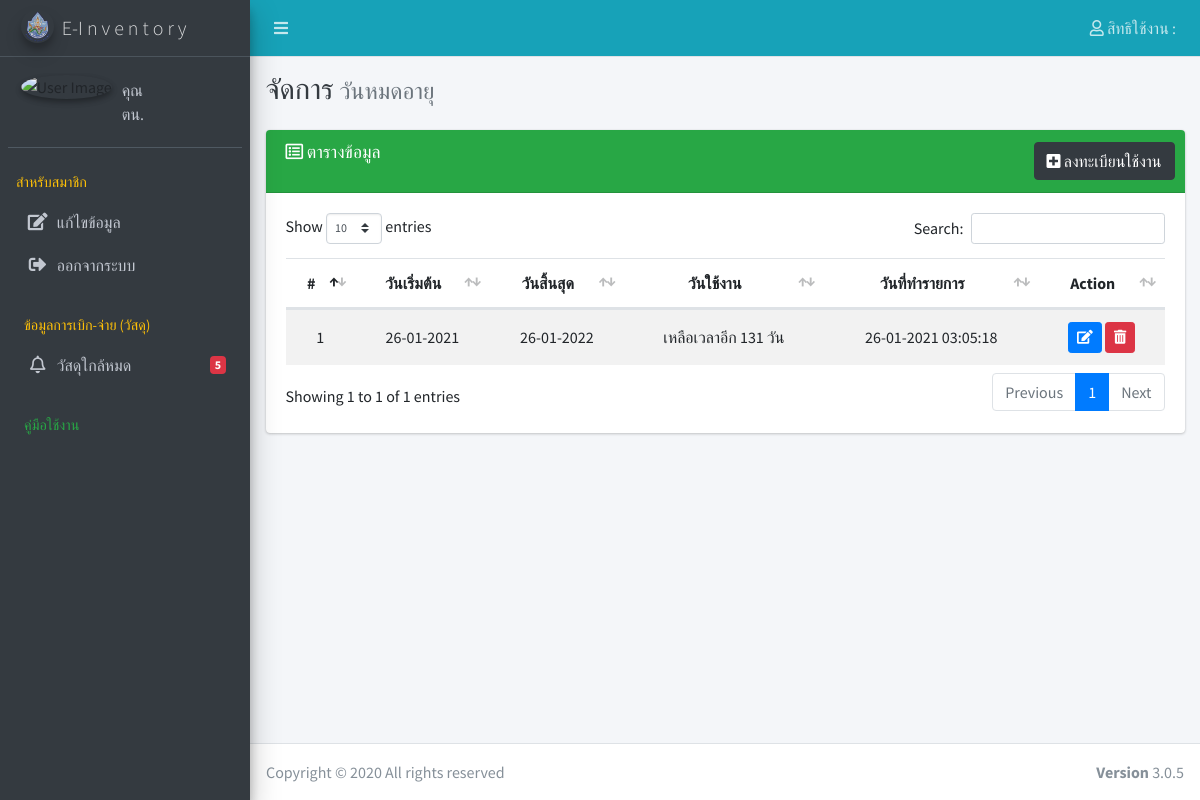
Screenshot of /index.php/license with the database file from the repository.
### tables this page shows
CREATE TABLE `tbl_setting` (
  `set_id` int(5) NOT NULL,
  `set_name` varchar(30) NOT NULL,
  `set_title` varchar(50) NOT NULL,
  `set_title_logo` varchar(100) NOT NULL,
  `set_navbar_color` varchar(10) NOT NULL,
  `set_sidebar_color` varchar(10) NOT NULL,
  `set_footer` varchar(100) NOT NULL
);

CREATE TABLE `tbl_license` (
  `li_id` int(3) NOT NULL,
  `license_start` varchar(50) NOT NULL,
  `license_end` varchar(50) NOT NULL,
  `license_save` timestamp NOT NULL DEFAULT current_timestamp(),
  `member_id` int(5) NOT NULL
);

### application/controllers/License.php (called while the page is built, shortened)
<?php
class License extends CI_Controller {
	public function __construct()
	{
		$this->load->model('setting_model');
		$this->load->model('position_model');
	}
	public function index()
	{
		$data['Query']=$this->setting_model->list_license();
		$this->load->view('template/header',$_SESSION);
		$this->load->view('license/index',$data);
		$this->load->view('license/form',$_SESSION);
		$this->load->view('template/footer');
	}
}

### index.php (called while the page is built, shortened)
<?php
require_once BASEPATH.'core/CodeIgniter.php';

### application/models/Setting_model.php (called while the page is built, shortened)
<?php
class Setting_model extends CI_Model
{
    public function list_license()
    {
                $this->db->select('*');
                $this->db->from('tbl_license');
                $this->db->order_by('tbl_license.li_id','DESC');
                $Query=$this->db->get();
                return $Query->result();
    }
}
?>

### application/views/license/index.php (the view, shortened to what this page needs)
  <div class="content-wrapper">
    <div class="content-header">
      <div class="container-fluid">
        <div class="row mb-2">
          <div class="col-sm-6">
            <h1 class="m-0 text-dark">จัดการ <small class="text-muted">วันหมดอายุ</small></h1>
          </div>
        </div>
      </div>
    </div>
    <section class="content">
      <div class="container-fluid">
         <div class="row">
            <div class="col-md-12">
              <div class="card card-green">
                <div class="card-header">
                  <h3 class="card-title"><i class="far fa-list-alt"></i> ตารางข้อมูล </h3>
                  <div class="card-tools">
                      <a href="" role="button" class="btn btn-dark btn-create" data-toggle="modal" data-target="#addModal"><i class="fas fa-plus-square"></i> ลงทะเบียนใช้งาน </a>
                  </div>
                </div>
                <div class="card-body">
                    <table id="example1" class="table table-hover table-striped projects">
                    <thead>
                    <tr class="text-center">
                      <th>#</th>
                       <th>วันเริ่มต้น</th>
                       <th>วันสิ้นสุด</th>
                       <th>วันใช้งาน</th>
                       <th>วันที่ทำรายการ</th>
                      <th>Action</th>
                    </tr>
                    </thead>
                    <tbody>
                       <?php
                      $i=0;
                      foreach ($Query as $rs)
                      {
                      $i++;
                              $start_date = date("d-m-Y", strtotime($rs->license_start));
   $expire_date = date("d-m-Y", strtotime($rs->license_end));
    $save_date = date("d-m-Y H:i:s", strtotime($rs->license_save));
   $today_date = date("d-m-Y");
$expire_explode = explode("-", $expire_date);
$expire_day = $expire_explode[0];
$expire_month = $expire_explode[1];
$expire_year = $expire_explode[2];
$today_explode = explode("-", $today_date);
$today_day = $today_explode[0];
$today_month = $today_explode[1];
$today_year = $today_explode[2];
$expire = gregoriantojd($expire_month,$expire_day,$expire_year);
$today = gregoriantojd($today_month,$today_day,$today_year);
$date_current = $expire-$today;
                        ?>
                      <tr>
                      <td class="text-center"><?php echo $i;?></td>
                      <td class="text-center"><?php echo $start_date;?></td>
                      <td class="text-center"><?php echo $expire_date;?></td>
                      <td class="text-center">เหลือเวลาอีก <?php echo $date_current;?> วัน</td>
                      <td class="text-center"><?php echo $save_date;?></td>
                      <td class="text-center">
                        <button type="button" class="btn btn-primary btn-sm" data-toggle="modal" data-target="#editModal<?php echo $rs->li_id;?>">
                        <i class="nav-icon fas fa-edit"></i>
                       </button>
                       <button type="button" class="btn btn-danger btn-sm" data-toggle="modal" data-target="#ModalDel<?php echo $rs->li_id;?>">
                        <i class="nav-icon fas fa-trash-alt"></i>
                       </button>
                      </td>
                    </tr>
                  <?php } ?>
                    </tbody>
                  </table>
                </div>
              </div>
            </div>
          </div>
      </div>
    </section>
  </div>

### application/views/template/header.php (shortened to what this page needs)
<?php
$Qsetting= $this->db->query("SELECT * from tbl_setting WHERE set_id = '1' ");
foreach ($Qsetting->result_array() as $rs){
$set_name = $rs['set_name'];
$set_title_logo = $rs['set_title_logo'];
$set_navbar_color = $rs['set_navbar_color'];
$set_sidebar_color = $rs['set_sidebar_color'];
}
$Qalert_Req1= $this->db->query("SELECT COUNT(mat_reg_id) as Num_outstock from tbl_material_reg WHERE mat_reg_qty_stock <= mat_reg_qty_limit");
foreach ($Qalert_Req1->result_array() as $rs){
$Num_outstock = $rs['Num_outstock'];
}
if(!function_exists('active_link')) {
    function activate_menu($controller)
    {
        $CI = get_instance();
        $class = $CI->router->fetch_class();
        $is_active = FALSE;
        return ($is_active) ? "active" : "";
    }
}
?><!DOCTYPE html>
<html lang="en">
<head>
  <?php echo link_tag('bootstrap/plugins/fontawesome-free/css/all.min.css');?>
  <?php echo link_tag('bootstrap/plugins/icheck-bootstrap/icheck-bootstrap.min.css');?>
  <link rel="stylesheet" href="https://code.ionicframework.com/ionicons/2.0.1/css/ionicons.min.css">
  <?php echo link_tag('bootstrap/dist/css/adminlte.min.css');?>
  <?php echo link_tag('bootstrap/plugins/overlayScrollbars/css/OverlayScrollbars.min.css');?>
  <?php echo link_tag('bootstrap/plugins/daterangepicker/daterangepicker.css');?>
  <?php echo link_tag('bootstrap/plugins/tempusdominus-bootstrap-4/css/tempusdominus-bootstrap-4.min.css');?>
  <?php echo link_tag('bootstrap/plugins/datatables-bs4/css/dataTables.bootstrap4.min.css');?>
  <?php echo link_tag('bootstrap/plugins/datatables-responsive/css/responsive.bootstrap4.min.css');?>
  <?php echo link_tag('bootstrap/plugins/select2/css/select2.min.css');?>
  <?php echo link_tag('bootstrap/plugins/select2-bootstrap4-theme/select2-bootstrap4.min.css');?>
  <?php echo link_tag('bootstrap/plugins/pace-progress/themes/black/pace-theme-flat-top.css');?>
  <?php echo link_tag('bootstrap/plugins/jsgrid/jsgrid.min.css');?>
  <?php echo link_tag('bootstrap/plugins/jsgrid/jsgrid-theme.min.css');?>
</head>
<body class="hold-transition sidebar-mini layout-fixed pace-maroon">
<div class="wrapper">
  <nav class="main-header navbar navbar-expand navbar-<?php echo $set_navbar_color;?> navbar-dark">
    <ul class="navbar-nav">
      <li class="nav-item">
        <a class="nav-link" data-widget="pushmenu" href="#" role="button"><i class="fas fa-bars"></i></a>
      </li>
    </ul>
    <ul class="navbar-nav ml-auto">
      <li class="nav-item dropdown">
        <a class="nav-link" data-toggle="dropdown" href="#">
          <i class="far fa-user"></i> สิทธิใช้งาน : <?php echo $lev_name;?>
        </a>
      </li>
    </ul>
  </nav>
  <aside class="main-sidebar sidebar-dark-<?php echo $set_sidebar_color;?> elevation-4">
    <a href="<?php echo site_url('home');?>" class="brand-link">
      <img src="<?php echo base_url('img/logo');?>/<?php echo $set_title_logo;?>" alt="" class="brand-image img-circle elevation-3"
           style="opacity: .8">
      <span class="brand-text font-weight-light"><?php echo $set_name;?></span>
    </a>
    <div class="sidebar">
      <div class="user-panel mt-3 pb-3 mb-3 d-flex">
        <div class="image">
          <img src="<?php echo base_url('img/user');?>/<?php echo $mem_img;?>" class="img-circle elevation-2" alt="User Image">
        </div>
        <div class="info">
          <a href="#" class="d-block">คุณ <?php echo $mem_fname;?> <?php echo $mem_lname;?></a>
          <a href="#" class="d-block">ตน. <?php echo $member_position;?></a>
        </div>
      </div>
      <nav class="mt-2">
        <ul class="nav nav-pills nav-sidebar flex-column" data-widget="treeview" role="menu" data-accordion="false">
          <li class="nav-header text-warning">สำหรับสมาชิก</li>
          <li class="nav-item">
            <a href="<?php echo site_url('profile/edit_profile');?>" class="nav-link <?=activate_menu('profile');?>">
              <i class="nav-icon fas fa-edit"></i>
              <p>
                แก้ไขข้อมูล
              </p>
            </a>
          </li>
          <li class="nav-item">
            <a href="<?php echo site_url('login/logout');?>" onclick="return confirm('ยืนยัน');" class="nav-link">
              <i class="nav-icon fas fa-sign-out-alt"></i>
              <p>
                ออกจากระบบ
              </p>
            </a>
          </li>
          <li class="nav-header text-warning">ข้อมูลการเบิก-จ่าย (วัสดุ)</li>
              <li class="nav-item">
                <a href="<?php echo site_url('out_stock');?>" class="nav-link <?=activate_menu('out_stock');?>">
                  <i class="far fa-bell nav-icon"></i>
                  <p>วัสดุใกล้หมด</p>
                  <span class="badge badge-danger right"><?php echo $Num_outstock;?></span>
                </a>
              </li>
          <li class="nav-header text-green">คู่มือใช้งาน</li>
        </ul>
      </nav>
    </div>
  </aside>

### rows the page displays
tbl_setting: set_title_logo (picture), set_name "E-I n v e n t o r y"
tbl_license: license_start "26-01-2021", license_end "26-01-2022", license_end "131", license_save "26-01-2021 03:05:18"

### other values shown
$Num_outstock "5"
